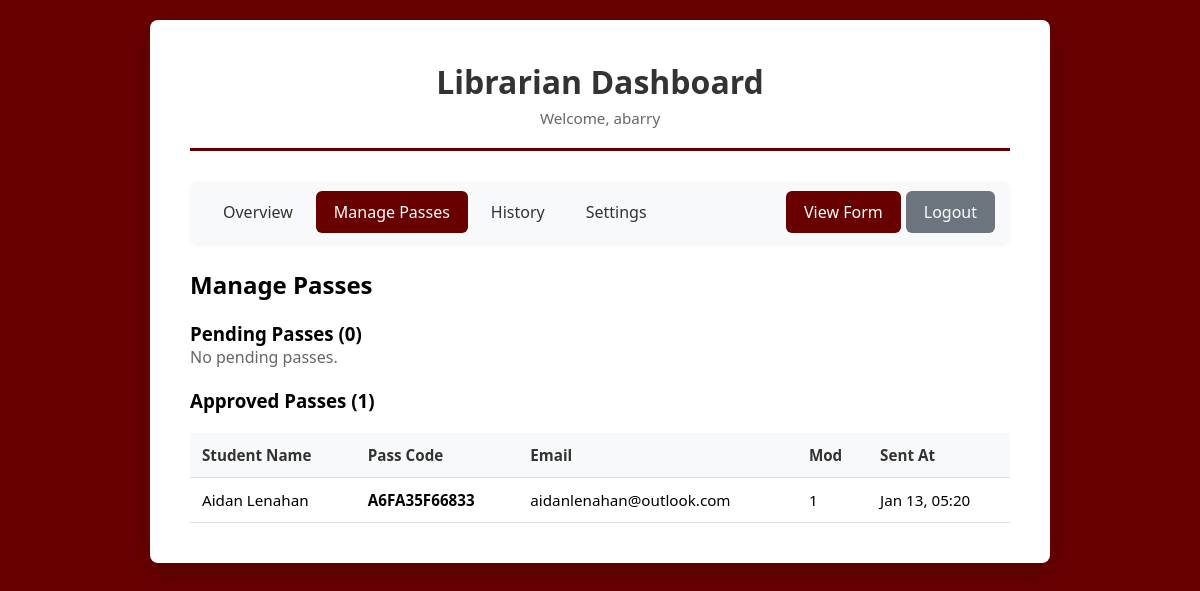
/dashboard.php?action=passes (signed in), run on the app's committed database.
### tables this page shows
CREATE TABLE IF NOT EXISTS `passes_current` (
  `id` int NOT NULL AUTO_INCREMENT,
  `first_name` varchar(50) NOT NULL,
  `last_name` varchar(50) NOT NULL,
  `email` varchar(100) NOT NULL,
  `teacher_name` varchar(100) NOT NULL,
  `mod` int NOT NULL,
  `activities` text NOT NULL,
  `agreement_checked` tinyint(1) DEFAULT '0',
  `status` enum('pending','approved','rejected') DEFAULT 'pending',
  `pass_code` varchar(20) DEFAULT NULL,
  `sent_at` timestamp NULL DEFAULT NULL,
  `created_at` timestamp NULL DEFAULT CURRENT_TIMESTAMP,
  `updated_at` timestamp NULL DEFAULT CURRENT_TIMESTAMP ON UPDATE CURRENT_TIMESTAMP,
  PRIMARY KEY (`id`),
  UNIQUE KEY `pass_code` (`pass_code`)
);

### dashboard.php (the view, shortened to what this page needs)
<?php
require_once 'includes/config.php';
$librarian = $_SESSION['librarian_username'];
$action = $_GET['action'] ?? 'overview';
$settings = getSettings($pdo);
if (!$settings['auto_approval']) {
    try {
        $pdo->exec("
            UPDATE passes_current
            SET status = 'rejected'
            WHERE status = 'pending'
            AND DATE(created_at) < CURDATE()
        ");
    } catch (Exception $e) {
        error_log("Error auto-rejecting old pending passes: " . $e->getMessage());
    }
}
$currentPassesStmt = $pdo->query("
    SELECT * FROM passes_current
    ORDER BY created_at DESC
    LIMIT 100
");
$currentPasses = $currentPassesStmt->fetchAll();
$countStmt = $pdo->query("
    SELECT
        status,
        COUNT(*) as count
    FROM passes_current
    GROUP BY status
");
$statusCounts = [];
while ($row = $countStmt->fetch()) {
    $statusCounts[$row['status']] = $row['count'];
}
?>
<!DOCTYPE html>
<html lang="en">
<head>
    <link rel="stylesheet" href="css/style.css">
</head>
<body>
    <div class="container">
        <div class="header">
            <h1>Librarian Dashboard</h1>
            <p>Welcome, <?php echo htmlspecialchars($librarian); ?></p>
        </div>
        <nav style="background: #f8f9fa; border-radius: 8px; padding: 10px 15px; margin-bottom: 25px; display: flex; align-items: center; gap: 5px; box-shadow: 0 2px 4px rgba(0,0,0,0.05);">
            <a href="?action=overview" style="padding: 10px 18px; text-decoration: none; color: #333; border-radius: 6px; transition: all 0.2s; <?php echo ($action === 'overview' || empty($action)) ? 'background: #690000; color: white; font-weight: 500;' : 'background: transparent;'; ?>" onmouseover="if(this.style.background !== 'rgb(105, 0, 0)') this.style.background='#e9ecef'" onmouseout="if(this.style.background !== 'rgb(105, 0, 0)') this.style.background='transparent'">Overview</a>
            <a href="?action=passes" style="padding: 10px 18px; text-decoration: none; color: #333; border-radius: 6px; transition: all 0.2s; <?php echo $action === 'passes' ? 'background: #690000; color: white; font-weight: 500;' : 'background: transparent;'; ?>" onmouseover="if(this.style.background !== 'rgb(105, 0, 0)') this.style.background='#e9ecef'" onmouseout="if(this.style.background !== 'rgb(105, 0, 0)') this.style.background='transparent'">Manage Passes</a>
            <a href="?action=history" style="padding: 10px 18px; text-decoration: none; color: #333; border-radius: 6px; transition: all 0.2s; <?php echo $action === 'history' ? 'background: #690000; color: white; font-weight: 500;' : 'background: transparent;'; ?>" onmouseover="if(this.style.background !== 'rgb(105, 0, 0)') this.style.background='#e9ecef'" onmouseout="if(this.style.background !== 'rgb(105, 0, 0)') this.style.background='transparent'">History</a>
            <a href="?action=settings" style="padding: 10px 18px; text-decoration: none; color: #333; border-radius: 6px; transition: all 0.2s; <?php echo $action === 'settings' ? 'background: #690000; color: white; font-weight: 500;' : 'background: transparent;'; ?>" onmouseover="if(this.style.background !== 'rgb(105, 0, 0)') this.style.background='#e9ecef'" onmouseout="if(this.style.background !== 'rgb(105, 0, 0)') this.style.background='transparent'">Settings</a>
            <a href="form.php" style="padding: 10px 18px; text-decoration: none; background: #690000; color: white; border-radius: 6px; transition: all 0.2s;" target="_blank" onmouseover="this.style.background='#5e0000ff'" onmouseout="this.style.background='#690000'">View Form</a>
            <a href="logout.php" style="padding: 10px 18px; text-decoration: none; background: #6c757d; color: white; border-radius: 6px; transition: all 0.2s;" onmouseover="this.style.background='#5a6268'" onmouseout="this.style.background='#6c757d'">Logout</a>
        </nav>
        <?php if ($action === 'overview' || empty($action)): ?>
            <h2 style="margin-bottom: 20px;">Today's Summary</h2>
            <div class="dashboard-grid">
                <div class="card">
                    <h3>Pending Passes</h3>
                    <div class="card-value"><?php echo $statusCounts['pending'] ?? 0; ?></div>
                    <p>Awaiting approval</p>
                </div>
                <div class="card">
                    <h3>Approved Passes</h3>
                    <div class="card-value"><?php echo $statusCounts['approved'] ?? 0; ?></div>
                    <p>Sent to students</p>
                </div>
                <div class="card">
                    <h3>Rejected Passes</h3>
                    <div class="card-value"><?php echo $statusCounts['rejected'] ?? 0; ?></div>
                    <p>Not approved</p>
                </div>
                <div class="card" style="position: relative;">
                    <h3>Form Status
                        <button onclick="document.getElementById('statusOverrideModal').style.display='block'"
                                style="border: none; background: none; cursor: pointer; font-size: 0.9em; color: #666; padding: 0 5px;"
                                title="Override Settings">⚙️</button>
                    </h3>
                    <div class="card-value"><?php echo isFormOpen($pdo) ? 'OPEN' : 'CLOSED'; ?></div>
                    <p>
                        <?php if ($settings['form_status_override']): ?>
                            <span style="color: #856404; font-weight: bold;">⚠️ Manual Override</span>
                        <?php else: ?>
                            <?php echo $settings['form_open_time'] . ' - ' . $settings['form_close_time']; ?>
                        <?php endif; ?>
                    </p>
                </div>
            </div>
            <h2 style="margin-top: 40px; margin-bottom: 20px;">Recent Submissions</h2>
            <table>
                <thead>
                    <tr>
                        <th>Student Name</th>
                        <th>Email</th>
                        <th>Mod</th>
                        <th>Teacher</th>
                        <th>Status</th>
                        <th>Submitted</th>
                        <th>Actions</th>
                    </tr>
                </thead>
                <tbody>
                    <?php
                    $recentLimit = $settings['recent_entries_limit'] ?? 10;
                    foreach (array_slice($currentPasses, 0, $recentLimit) as $pass):
                    ?>
                        <tr>
                            <td><?php echo htmlspecialchars($pass['first_name'] . ' ' . $pass['last_name']); ?></td>
                            <td><?php echo htmlspecialchars($pass['email']); ?></td>
                            <td><?php echo $pass['mod']; ?></td>
                            <td><?php echo htmlspecialchars($pass['teacher_name']); ?></td>
                            <td>
                                <span style="padding: 5px 10px; border-radius: 3px;
                                    <?php
                                    if ($pass['status'] === 'approved') echo 'background: #d4edda; color: #155724;';
                                    elseif ($pass['status'] === 'pending') echo 'background: #fff3cd; color: #856404;';
                                    else echo 'background: #f8d7da; color: #721c24;';
                                    ?>
                                ">
                                    <?php echo ucfirst($pass['status']); ?>
                                </span>
                            </td>
                            <td><?php echo date('M d, H:i', strtotime($pass['created_at'])); ?></td>
                            <td>
                                <?php if ($pass['status'] === 'pending'): ?>
                                    <form method="POST" action="" style="display: inline;">
                                        <input type="hidden" name="action" value="approve_passes">
                                        <input type="hidden" name="pass_ids[]" value="<?php echo $pass['id']; ?>">
                                        <button type="submit" class="btn btn-success" style="padding: 5px 10px; font-size: 0.85em;">Approve</button>
                                    </form>
                                <?php endif; ?>
                            </td>
                        </tr>
                    <?php endforeach; ?>
                </tbody>
            </table>
        <?php elseif ($action === 'passes'): ?>
            <h2 style="margin-bottom: 20px;">Manage Passes</h2>
            <div style="margin-bottom: 20px;">
                <h3>Pending Passes (<?php echo $statusCounts['pending'] ?? 0; ?>)</h3>
                <?php
                $pendingPasses = array_filter($currentPasses, function($p) { return $p['status'] === 'pending'; });
                if (empty($pendingPasses)):
                ?>
                    <p style="color: #666;">No pending passes.</p>
                <?php endif; ?>
            </div>
            <div>
                <h3>Approved Passes (<?php echo $statusCounts['approved'] ?? 0; ?>)</h3>
                <?php
                $approvedPasses = array_filter($currentPasses, function($p) { return $p['status'] === 'approved'; });
                if (empty($approvedPasses)):
                ?>
                    <p style="color: #666;">No approved passes.</p>
                <?php else: ?>
                    <table>
                        <thead>
                            <tr>
                                <th>Student Name</th>
                                <th>Pass Code</th>
                                <th>Email</th>
                                <th>Mod</th>
                                <th>Sent At</th>
                            </tr>
                        </thead>
                        <tbody>
                            <?php foreach ($approvedPasses as $pass): ?>
                                <tr>
                                    <td><?php echo htmlspecialchars($pass['first_name'] . ' ' . $pass['last_name']); ?></td>
                                    <td><strong><?php echo htmlspecialchars($pass['pass_code']); ?></strong></td>
                                    <td><?php echo htmlspecialchars($pass['email']); ?></td>
                                    <td><?php echo $pass['mod']; ?></td>
                                    <td><?php echo $pass['sent_at'] ? date('M d, H:i', strtotime($pass['sent_at'])) : 'N/A'; ?></td>
                                </tr>
                            <?php endforeach; ?>
                        </tbody>
                    </table>
                <?php endif; ?>
            </div>
        <?php endif; ?>
    </div>
</body>
</html>

### css/style.css (style rules this page uses)
* { margin: 0; padding: 0; box-sizing: border-box; }
body { font-family: 'Segoe UI', Tahoma, Geneva, Verdana, sans-serif; background: #690000; min-height: 100vh; padding: 20px; }
.container { max-width: 900px; margin: 0 auto; background: white; border-radius: 8px; box-shadow: 0 10px 30px rgba(0, 0, 0, 0.2); padding: 40px; }
.header { text-align: center; margin-bottom: 30px; border-bottom: 3px solid #690000; padding-bottom: 20px; }
.header h1 { color: #333; font-size: 2em; margin-bottom: 5px; }
.header p { color: #666; font-size: 0.95em; }
table { width: 100%; border-collapse: collapse; margin-top: 20px; font-size: 0.95em; }
th, td { padding: 12px; text-align: left; border-bottom: 1px solid #ddd; }
th { background: #f8f9fa; font-weight: 600; color: #333; }

### data on the page
passes_current: first_name+last_name "Aidan Lenahan", pass_code "A6FA35F66833", email "aidanlenahan@outlook.com", mod "1", sent_at "Jan 13, 05:20"

### other printed values
$librarian "abarry"
$statusCounts['pending'] "0"
$statusCounts['approved'] "1"
